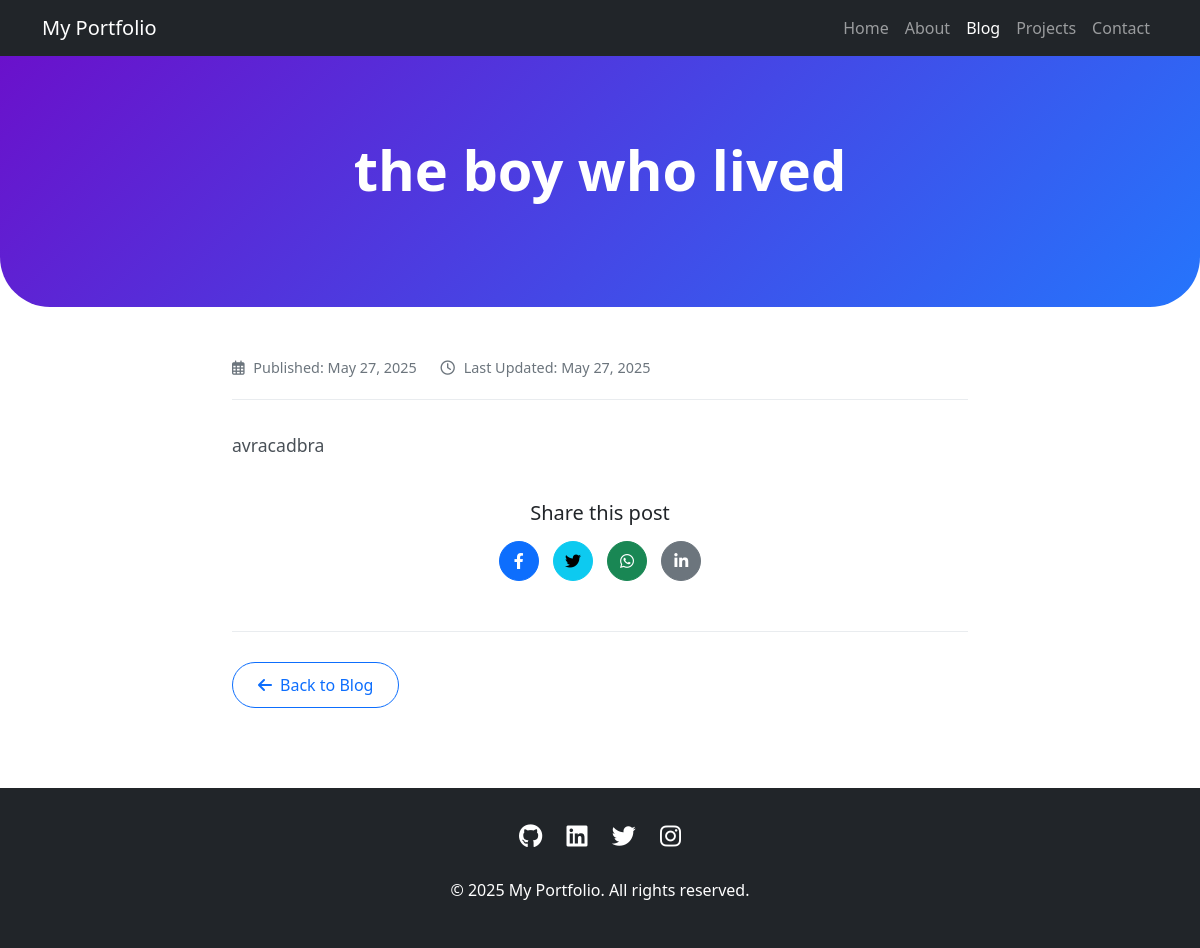
Screenshot of /posts/6/ with the database file from the repository.
### posts/models.py (models this page shows, shortened)
class Posts(models.Model):
    text = models.CharField(max_length=400)
    title = models.CharField(max_length=100, default="Untitled Post")
    created_at = models.DateTimeField(default=timezone.now)
    updated_at = models.DateTimeField(auto_now=True)
    class Meta:
        ordering = ["-created_at"]

### posts/views.py (the view)
# urls.py: path('<int:pk>/', PostDetail.as_view(), name='post_detail'),
class PostDetail(DetailView):
    model = Posts
    template_name = "posts/post_detail.html"
    context_object_name = "postdetail"

### templates/posts/post_detail.html (shortened to what this page needs)
{% load static %}
<!DOCTYPE html>
<html lang="en">
<head>
    <link href="https://cdn.jsdelivr.net/npm/bootstrap@5.3.0/dist/css/bootstrap.min.css" rel="stylesheet">
    <link rel="stylesheet" href="https://cdnjs.cloudflare.com/ajax/libs/font-awesome/6.4.0/css/all.min.css">
</head>
<body>
    <nav class="navbar navbar-expand-lg navbar-dark bg-dark">
        <div class="container">
            <a class="navbar-brand" href="{% url 'home' %}">My Portfolio</a>
            <div class="collapse navbar-collapse" id="navbarNav">
                <ul class="navbar-nav ms-auto">
                    <li class="nav-item">
                        <a class="nav-link" href="{% url 'home' %}">Home</a>
                    </li>
                    <li class="nav-item">
                        <a class="nav-link" href="{% url 'about' %}">About</a>
                    </li>
                    <li class="nav-item">
                        <a class="nav-link active" href="{% url 'post_list' %}">Blog</a>
                    </li>
                    <li class="nav-item">
                        <a class="nav-link" href="#">Projects</a>
                    </li>
                    <li class="nav-item">
                        <a class="nav-link" href="#">Contact</a>
                    </li>
                </ul>
            </div>
        </div>
    </nav>
    <header class="post-header">
        <div class="container text-center">
            <h1 class="display-4 fw-bold mb-4">{{ postdetail.title }}</h1>
        </div>
    </header>
    <section class="container">
        <div class="row justify-content-center">
            <div class="col-lg-8">
                <div class="post-meta">
                    <span><i class="far fa-calendar-alt"></i> Published: {{ postdetail.created_at|date:"F j, Y" }}</span>
                    <span><i class="far fa-clock"></i> Last Updated: {{ postdetail.updated_at|date:"F j, Y" }}</span>
                </div>
                <div class="post-content">
                    <p>{{ postdetail.text }}</p>
                </div>
                <div class="share-buttons text-center">
                    <h5 class="mb-3">Share this post</h5>
                    <a href="#" class="btn btn-primary"><i class="fab fa-facebook-f"></i></a>
                    <a href="#" class="btn btn-info"><i class="fab fa-twitter"></i></a>
                    <a href="#" class="btn btn-success"><i class="fab fa-whatsapp"></i></a>
                    <a href="#" class="btn btn-secondary"><i class="fab fa-linkedin-in"></i></a>
                </div>
                <div class="post-navigation d-flex justify-content-between">
                    <a href="{% url 'post_list' %}" class="btn btn-outline-primary">
                        <i class="fas fa-arrow-left me-2"></i>Back to Blog
                    </a>
                </div>
            </div>
        </div>
    </section>
    <footer class="footer">
        <div class="container text-center">
            <div class="mb-4">
                <a href="#" class="social-icon"><i class="fab fa-github"></i></a>
                <a href="#" class="social-icon"><i class="fab fa-linkedin"></i></a>
                <a href="#" class="social-icon"><i class="fab fa-twitter"></i></a>
                <a href="#" class="social-icon"><i class="fab fa-instagram"></i></a>
            </div>
            <p>&copy; 2025 My Portfolio. All rights reserved.</p>
        </div>
    </footer>
</body>
</html>

### templates/posts/post_detail.html (style rules this page uses)
.post-header { background: linear-gradient(135deg, #6a11cb 0%, #2575fc 100%); color: white; padding: 80px 0; border-radius: 0 0 50px 50px; margin-bottom: 50px; }
.post-content { font-size: 1.1rem; line-height: 1.8; color: #495057; }
.post-meta { color: #6c757d; font-size: 0.9rem; margin-bottom: 30px; padding-bottom: 20px; border-bottom: 1px solid #e9ecef; }
.post-meta i { margin-right: 5px; }
.post-meta span { margin-right: 20px; }
.post-navigation { margin-top: 50px; padding-top: 30px; border-top: 1px solid #e9ecef; }
.post-navigation .btn { border-radius: 50px; padding: 10px 25px; }
.footer { background-color: #212529; color: white; padding: 30px 0; margin-top: 80px; }
.social-icon { font-size: 1.5rem; margin: 0 10px; color: white; transition: color 0.3s ease; }
.share-buttons { margin-top: 40px; }
.share-buttons .btn { border-radius: 50px; margin: 0 5px; width: 40px; height: 40px; display: inline-flex; align-items: center; justify-content: center; }

### rows the page displays
Posts: title "the boy who lived", created_at "May 27, 2025", updated_at "May 27, 2025", text "avracadbra"
